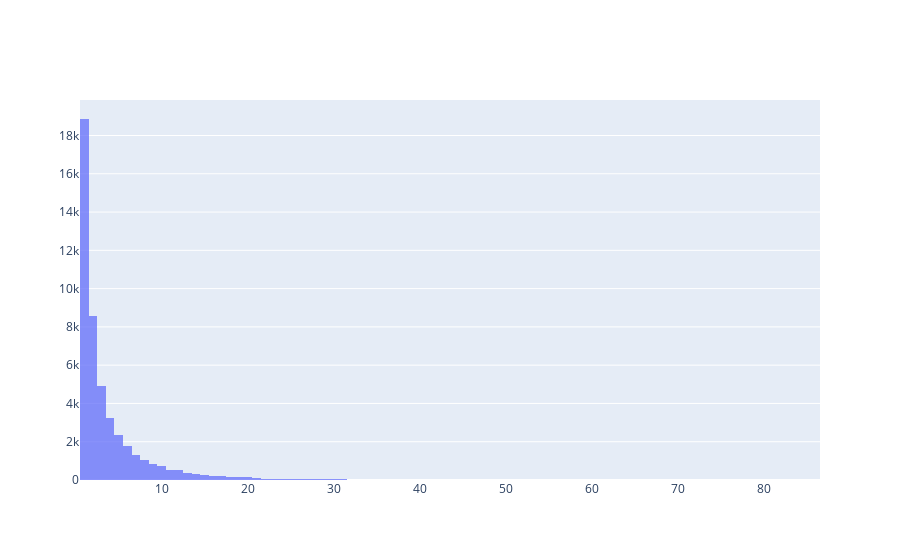

Here is the notebook cell this chart was saved with:
### Code cell
x0 = component_sizes
x1 = g_component_sizes

fig = go.Figure()
#fig.add_trace(go.Histogram(x=x0, name='rational primes'))
fig.add_trace(go.Histogram(x=x1, name='gaussian primes'))

# Overlay both histograms
fig.update_layout(barmode='overlay')
# Reduce opacity to see both histograms
fig.update_traces(opacity=0.75)
fig.show()

### Figure 1 — Plotly figure (JSON) as saved in the notebook; plotly's stock layout.template omitted (floating-point values rounded to 4 significant figures; data arrays with more than 128 entries replaced by an {"elided": "..."} marker saying what was removed)
{"data": [{"name": "gaussian primes", "opacity": 0.75, "type": "histogram", "x": {"elided": "47342 int values"}}], "layout": {"barmode": "overlay"}}
